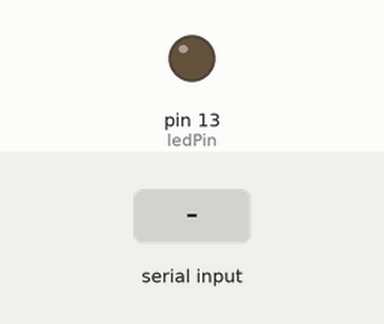
Bench run of a sketch on a simulated Arduino Uno, built with avr-gcc and run on an emulated ATmega328P. On the bench: output pins drawn as LEDs (lit = HIGH). Inputs (shaded band) come from the test bench.

Above: at 1.2 s.
1.3 s: "90,45\n" received over Serial
At 1.7 s:
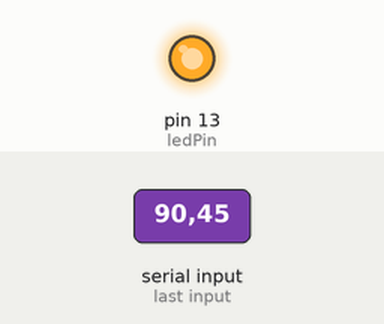
Timing chart, 0 to 10.3 s (numbered marks = the images above; inputs shaded):
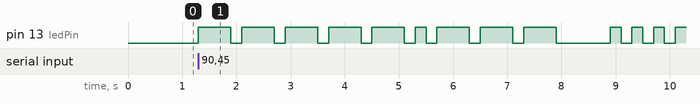

Measured:
- after the input at 1.3 s, pin 13 (ledPin): goes 5 × (HIGH 0.60 s, LOW 0.20 s), HIGH 0.20 s, 3 × (LOW 0.20 s, HIGH 0.60 s), LOW 1.0 s, 3 × (HIGH 0.20 s, LOW 0.20 s), then HIGH, starting at once

The sketch:

morseCode.ino
```cpp
#define dotDelay 200
#define dashDelay 600
#define ledPin 13

char* letters[] = {
  ".-", "-...", "-.-.", "-..", ".", "..-.", "--.", "....",  // A - H
  "..", ".---", "-.-", ".-..", "--", "-.", "---", ".--.",  // I - P
  "--.-", ".-.", "...", "-", "..-", "...-", ".--", "-..-",  // Q - X
  "-.--", "--.."
};

char* numbers[] = {
  ".---", "..---", "...--", "....-", ".....",
  "-....", "--...", "---..", "----.", "-----"
};


void setup() {
  pinMode(ledPin, OUTPUT);
  Serial.begin(9600);
}

void loop() {
  if (Serial.available() > 0) {
    char ch = Serial.read();

    if (ch >= 'a' && ch <= 'z') {
      flashSequence(letters[ch-'a']);
    } else if(ch >= 'A' && ch <= 'Z') {
      flashSequence(letters[ch-'A']);
    } else if(ch >= '0' && ch <= '9') {
      flashSequence(numbers[ch-'0']);
    } else {
      delay(dotDelay * 4);  // default case = space bar
    }
  }
}

void flashSequence(char *charSequence) {
  for (int i = 0; i < strlen(charSequence); i++) {
    flashChar(charSequence[i]);
  }
}

void flashChar(char c) {
  digitalWrite(ledPin, HIGH);

  if (c == '.') {
    delay(dotDelay);
  } else{
    delay(dashDelay);
  }

  digitalWrite(ledPin, LOW);
  delay(dotDelay);
}
```
